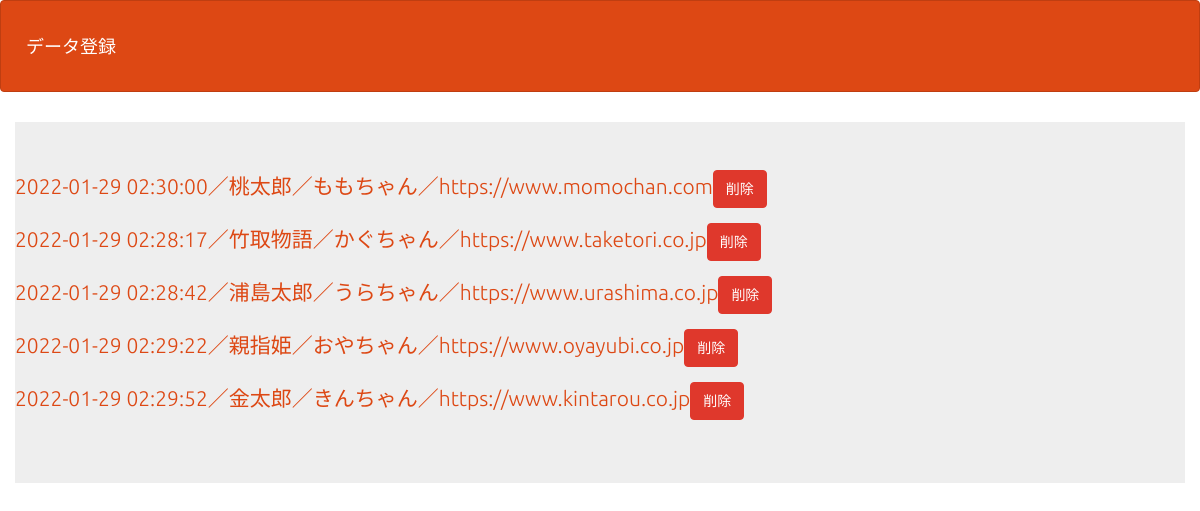
The app's page /kadai2/bm_list_view.php with its own data.
### tables this page shows
CREATE TABLE `gs_bm_table` (
  `id` int(12) NOT NULL,
  `name` varchar(64) DEFAULT NULL,
  `url` text,
  `comment` text,
  `datetime` datetime NOT NULL
);

### kadai2/funcs.php (called while the page is built, shortened)
<?php
function h($str){
    return htmlspecialchars ($str, ENT_QUOTES);
}
?>

### kadai2/bm_list_view.php (the view, shortened to what this page needs)
<?php
require_once('funcs.php');
$pdo = db_conn();
$stmt = $pdo->prepare("SELECT * FROM gs_bm_table");
$status = $stmt->execute();
$view = "";
if ($status == false) {
    sql_error($stmt);
} else {
    while ($result = $stmt->fetch(PDO::FETCH_ASSOC)) {
        $view .= '<p>';
        $view .= '<a href="bm_update_view.php?id=' . $result['id'] . '">';
        $view .= h($result['datetime']) . '／' . h($result['name']) . '／' . h($result['comment']) . '／' . h($result['url']);
        $view .= '</a>';
        $view .= '<a href="delete.php?id=' . $result['id'] . '">';
        $view .= '<button type="button" class="btn btn-danger">削除</button>';
        $view .= '</a>';
        $view .= '<p>';
    }
}
?>
<!DOCTYPE html>
<html lang="ja">
<head>
<link rel="stylesheet" href="css/range.css">
<link href="css/bootstrap.min.css" rel="stylesheet">
</head>
<body id="main">
<header>
  <nav class="navbar navbar-default">
    <div class="container-fluid">
      <div class="navbar-header">
      <a class="navbar-brand" href="index.php">データ登録</a>
      </div>
    </div>
  </nav>
</header>
<div>
    <div class="container jumbotron"><?= $view ?></div>
</div>
</body>
</html>

### kadai2/bm_list_view.php (style rules this page uses)
div { padding: 10px;font-size:16px; }

### records on screen
gs_bm_table: value "2022-01-29 02:30:00／桃太郎／ももちゃん／https://www.momochan.com"
gs_bm_table: value "2022-01-29 02:28:17／竹取物語／かぐちゃん／https://www.taketori.co.jp"
gs_bm_table: value "2022-01-29 02:28:42／浦島太郎／うらちゃん／https://www.urashima.co.jp"
gs_bm_table: value "2022-01-29 02:29:22／親指姫／おやちゃん／https://www.oyayubi.co.jp"
gs_bm_table: value "2022-01-29 02:29:52／金太郎／きんちゃん／https://www.kintarou.co.jp"
